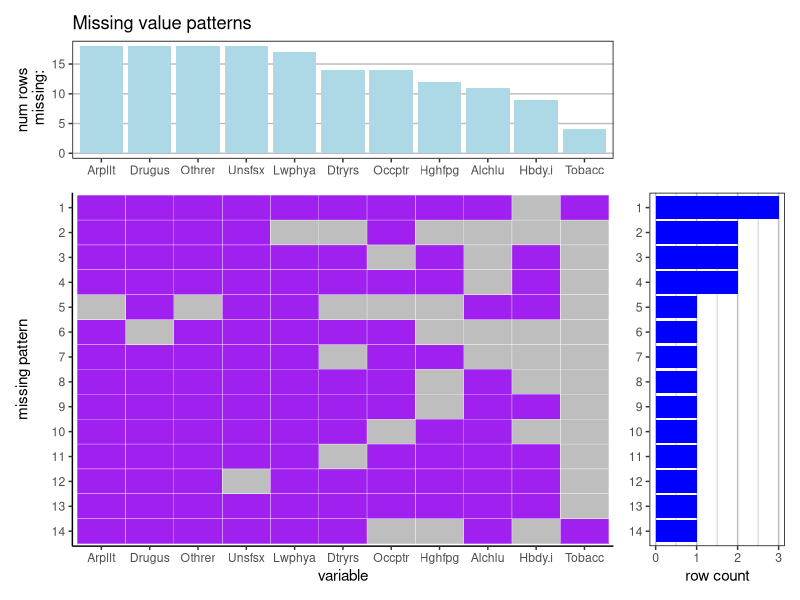
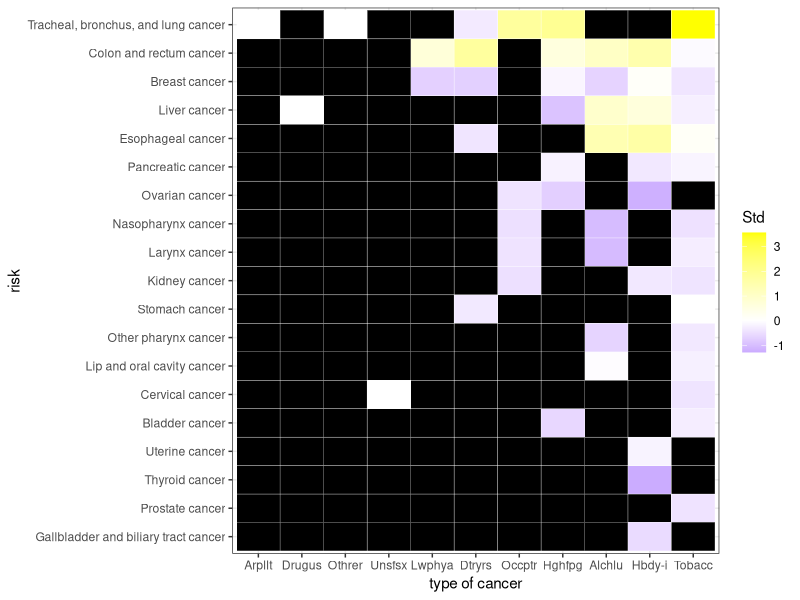

The R source for these figures, in order:
## ---- chunk 1
library(readr)
library(tidyverse)
library(tidyr)
library(dplyr)
library(ggplot2)
library(patchwork)
## ---- chunk 2
cancerdata <- read_csv("cancerdata.csv")
head(cancerdata)
## ---- chunk 3
newdata <- cancerdata[,c("cause", "rei", "val")]
names(newdata) <- c("type", "risk", "death_rate")

tidydata <- newdata %>%
  pivot_wider(names_from = risk, values_from = death_rate) %>%
  column_to_rownames(var="type")
head(tidydata)
## ---- chunk 4
plot_missing <- function(df, percent=FALSE) {
  missing_patterns <- data.frame(is.na(df)) %>%
    group_by_all() %>%
    count(name = "count", sort = TRUE) %>%
    ungroup()
  
  pure_pattern <- missing_patterns[,-which(names(missing_patterns) == "count")]
  pure_pattern$incomplete <- as.logical(rowSums(pure_pattern))
  missing_patterns$incomplete <- pure_pattern$incomplete

  tidymissing <- missing_patterns %>% 
    rownames_to_column() %>%
    gather(key, value, -c(count, rowname, incomplete))
  
  tidymissing$rowname <- as.factor(as.numeric(tidymissing$rowname))

  main_plot <- ggplot(tidymissing, aes(x=fct_reorder(key,-value*count, sum),y=fct_rev(rowname),
                                       fill=value, alpha=incomplete)) +
    geom_tile(color="white") + theme_classic() +
    scale_fill_discrete(type=c("grey", "purple")) +
    scale_alpha_manual(values = c(1,0.5)) +
    annotate("text", x = length(unique(tidymissing$key))/2+0.5, y = which(rev(pure_pattern$incomplete)==FALSE),
             label="complete cases") + 
    xlab('variable') +
    ylab('missing pattern') + 
    theme(legend.position = "none")
  
  missing_by_pattern <- missing_patterns %>%
  select(count, incomplete) %>%
  rownames_to_column() 
  
  missing_by_pattern$rowname <- as.factor(as.numeric(missing_by_pattern$rowname))

  pattern_bar <- ggplot(missing_by_pattern, aes(x=fct_rev(rowname), y=count, alpha=incomplete)) + 
    geom_bar(stat="identity",fill="blue") + 
    scale_alpha_manual(values = c(1,0.5)) +
    coord_flip() +
    ylab('row count') +
    theme(panel.background = element_rect(fill = NA), axis.title.y = element_blank(), panel.grid.major.y = element_blank(),
          panel.grid.major.x = element_line(colour="grey"), panel.grid.minor.x = element_line(colour="grey"),
          panel.grid.minor.y = element_blank(),panel.border = element_rect(fill = NA), legend.position = "none")

  temp_df = apply(data.frame(is.na(df)),2,sum)
  ylabel = "num rows\n missing:"
  if (percent==TRUE) {
    temp_df = apply(data.frame(is.na(df)),2,mean)*100
    ylabel = "% rows\n missing:"
  }
  
  missing_by_col <- data.frame(temp_df) %>% 
    rownames_to_column() %>%
    filter(rowname!='incomplete')

  colnames(missing_by_col) <- c('key', 'pattern_count')

  col_bar <- ggplot(missing_by_col, aes(x=fct_reorder(key, -pattern_count), y = pattern_count)) +
    geom_bar(stat="identity",fill="lightblue") +
    ylab(ylabel) +
    theme(panel.background = element_rect(fill = NA), axis.title.x = element_blank(), panel.grid.major.x = element_blank(),
          panel.grid.major.y = element_line(colour="grey"), 
          panel.grid.minor.x = element_blank(),panel.border = element_rect(fill = NA)) +
    ggtitle("Missing value patterns")
  
  if (percent==TRUE) {
    col_bar <- col_bar + ylim(0, 100)
  }
  
  col_bar + (ggplot()+theme_void())+ main_plot + pattern_bar + plot_layout(ncol=2, widths=c(4,1), heights=c(1,3))
}
## ---- chunk 5
names(tidydata)<-abbreviate(names(tidydata), minlength = 6)
plot_missing(tidydata)
## ---- chunk 6
tidycancer <- tidydata %>%
  rownames_to_column("type") %>%
  gather(key, value, -type) %>%
  mutate(missing = ifelse(is.na(value), 1, 0)) %>%
  group_by(key) %>%
  mutate(Std = ifelse(value-mean(value, na.rm = TRUE)==0, 0, (value-mean(value, na.rm = TRUE))/sd(value, na.rm=TRUE))) %>% 
  ungroup()

ggplot(tidycancer, aes(x=fct_reorder(key, -missing, sum), y=fct_reorder(type, -missing, sum), fill=Std)) +
  geom_tile(color="white") +
  scale_fill_gradient2(low="blue", mid="white", high = "yellow", na.value = "black") + 
  xlab("type of cancer") +
  ylab("risk") +
  theme_bw()
